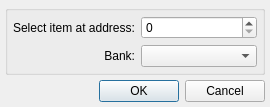
<?xml version="1.0" encoding="UTF-8"?>
<ui version="4.0">
 <class>GoToAddressDialog</class>
 <widget class="QDialog" name="GoToAddressDialog">
  <property name="geometry">
   <rect>
    <x>0</x>
    <y>0</y>
    <width>270</width>
    <height>104</height>
   </rect>
  </property>
  <property name="sizePolicy">
   <sizepolicy hsizetype="Preferred" vsizetype="Maximum">
    <horstretch>0</horstretch>
    <verstretch>0</verstretch>
   </sizepolicy>
  </property>
  <property name="windowTitle">
   <string>Select item at address</string>
  </property>
  <property name="modal">
   <bool>false</bool>
  </property>
  <layout class="QVBoxLayout" name="verticalLayout">
   <property name="spacing">
    <number>5</number>
   </property>
   <property name="leftMargin">
    <number>5</number>
   </property>
   <property name="topMargin">
    <number>5</number>
   </property>
   <property name="rightMargin">
    <number>5</number>
   </property>
   <property name="bottomMargin">
    <number>5</number>
   </property>
   <item>
    <widget class="QGroupBox" name="groupBox">
     <property name="sizePolicy">
      <sizepolicy hsizetype="Preferred" vsizetype="Maximum">
       <horstretch>0</horstretch>
       <verstretch>0</verstretch>
      </sizepolicy>
     </property>
     <property name="title">
      <string/>
     </property>
     <layout class="QGridLayout" name="gridLayout">
      <property name="leftMargin">
       <number>5</number>
      </property>
      <property name="topMargin">
       <number>5</number>
      </property>
      <property name="rightMargin">
       <number>5</number>
      </property>
      <property name="bottomMargin">
       <number>5</number>
      </property>
      <item row="0" column="1">
       <widget class="HexSpinBox" name="hexSpinBox">
        <property name="sizePolicy">
         <sizepolicy hsizetype="Expanding" vsizetype="Fixed">
          <horstretch>0</horstretch>
          <verstretch>0</verstretch>
         </sizepolicy>
        </property>
       </widget>
      </item>
      <item row="0" column="0">
       <widget class="QLabel" name="hexLabel">
        <property name="text">
         <string>Select item at address:</string>
        </property>
       </widget>
      </item>
      <item row="1" column="0">
       <widget class="QLabel" name="bankLabel">
        <property name="text">
         <string>Bank:</string>
        </property>
        <property name="alignment">
         <set>Qt::AlignmentFlag::AlignRight|Qt::AlignmentFlag::AlignTrailing|Qt::AlignmentFlag::AlignVCenter</set>
        </property>
       </widget>
      </item>
      <item row="1" column="1">
       <widget class="QComboBox" name="bankComboBox"/>
      </item>
     </layout>
    </widget>
   </item>
   <item>
    <widget class="QDialogButtonBox" name="buttonBox">
     <property name="orientation">
      <enum>Qt::Orientation::Horizontal</enum>
     </property>
     <property name="standardButtons">
      <set>QDialogButtonBox::StandardButton::Cancel|QDialogButtonBox::StandardButton::Ok</set>
     </property>
    </widget>
   </item>
  </layout>
 </widget>
 <customwidgets>
  <customwidget>
   <class>HexSpinBox</class>
   <extends>QSpinBox</extends>
   <header>hexspinbox.h</header>
  </customwidget>
 </customwidgets>
 <tabstops>
  <tabstop>buttonBox</tabstop>
 </tabstops>
 <resources/>
 <connections>
  <connection>
   <sender>buttonBox</sender>
   <signal>accepted()</signal>
   <receiver>GoToAddressDialog</receiver>
   <slot>accept()</slot>
   <hints>
    <hint type="sourcelabel">
     <x>182</x>
     <y>185</y>
    </hint>
    <hint type="destinationlabel">
     <x>157</x>
     <y>194</y>
    </hint>
   </hints>
  </connection>
  <connection>
   <sender>buttonBox</sender>
   <signal>rejected()</signal>
   <receiver>GoToAddressDialog</receiver>
   <slot>reject()</slot>
   <hints>
    <hint type="sourcelabel">
     <x>182</x>
     <y>185</y>
    </hint>
    <hint type="destinationlabel">
     <x>286</x>
     <y>194</y>
    </hint>
   </hints>
  </connection>
 </connections>
</ui>
